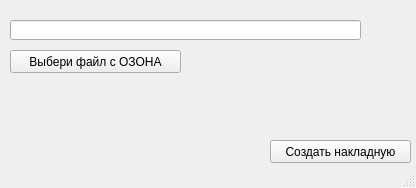
<?xml version="1.0" encoding="UTF-8"?>
<ui version="4.0">
 <class>MainWindow</class>
 <widget class="QMainWindow" name="MainWindow">
  <property name="geometry">
   <rect>
    <x>0</x>
    <y>0</y>
    <width>416</width>
    <height>188</height>
   </rect>
  </property>
  <property name="windowTitle">
   <string>ОЗОН-Склад</string>
  </property>
  <widget class="QWidget" name="centralwidget">
   <widget class="QPushButton" name="pushButton">
    <property name="geometry">
     <rect>
      <x>270</x>
      <y>140</y>
      <width>141</width>
      <height>23</height>
     </rect>
    </property>
    <property name="text">
     <string>Создать накладную</string>
    </property>
   </widget>
   <widget class="QLineEdit" name="lineEdit">
    <property name="geometry">
     <rect>
      <x>10</x>
      <y>20</y>
      <width>351</width>
      <height>20</height>
     </rect>
    </property>
   </widget>
   <widget class="QPushButton" name="pushButton_2">
    <property name="geometry">
     <rect>
      <x>10</x>
      <y>50</y>
      <width>171</width>
      <height>23</height>
     </rect>
    </property>
    <property name="text">
     <string>Выбери файл с ОЗОНА</string>
    </property>
   </widget>
  </widget>
  <widget class="QStatusBar" name="statusbar"/>
 </widget>
 <resources/>
 <connections/>
</ui>
